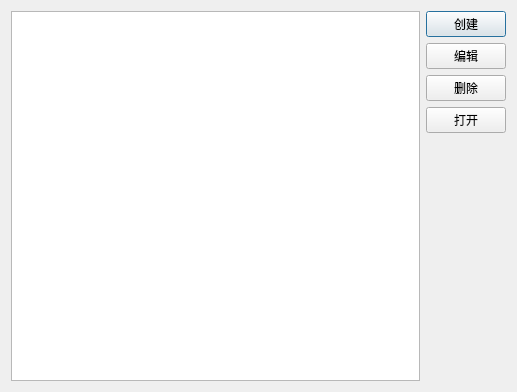
<?xml version="1.0" encoding="UTF-8"?>
<ui version="4.0">
 <class>Dialog</class>
 <widget class="QDialog" name="Dialog">
  <property name="geometry">
   <rect>
    <x>0</x>
    <y>0</y>
    <width>517</width>
    <height>392</height>
   </rect>
  </property>
  <property name="windowTitle">
   <string>所有任务</string>
  </property>
  <layout class="QHBoxLayout" name="horizontalLayout_2">
   <item>
    <layout class="QHBoxLayout" name="horizontalLayout">
     <item>
      <widget class="QListWidget" name="listWidget"/>
     </item>
     <item>
      <layout class="QVBoxLayout" name="verticalLayout">
       <item>
        <widget class="QPushButton" name="pushButton">
         <property name="text">
          <string>创建</string>
         </property>
        </widget>
       </item>
       <item>
        <widget class="QPushButton" name="pushButton_4">
         <property name="text">
          <string>编辑</string>
         </property>
        </widget>
       </item>
       <item>
        <widget class="QPushButton" name="pushButton_2">
         <property name="text">
          <string>删除</string>
         </property>
        </widget>
       </item>
       <item>
        <widget class="QPushButton" name="pushButton_3">
         <property name="text">
          <string>打开</string>
         </property>
        </widget>
       </item>
       <item>
        <spacer name="verticalSpacer_2">
         <property name="orientation">
          <enum>Qt::Vertical</enum>
         </property>
         <property name="sizeHint" stdset="0">
          <size>
           <width>20</width>
           <height>40</height>
          </size>
         </property>
        </spacer>
       </item>
      </layout>
     </item>
    </layout>
   </item>
  </layout>
 </widget>
 <resources/>
 <connections/>
</ui>
